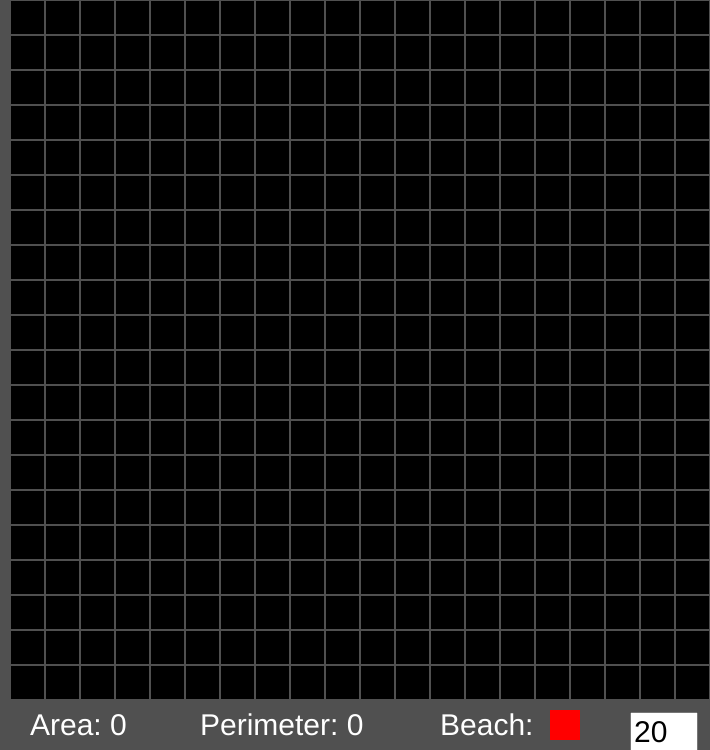
Frame 1 (no input)
Frame 60 (no input): identical to frame 1, image omitted
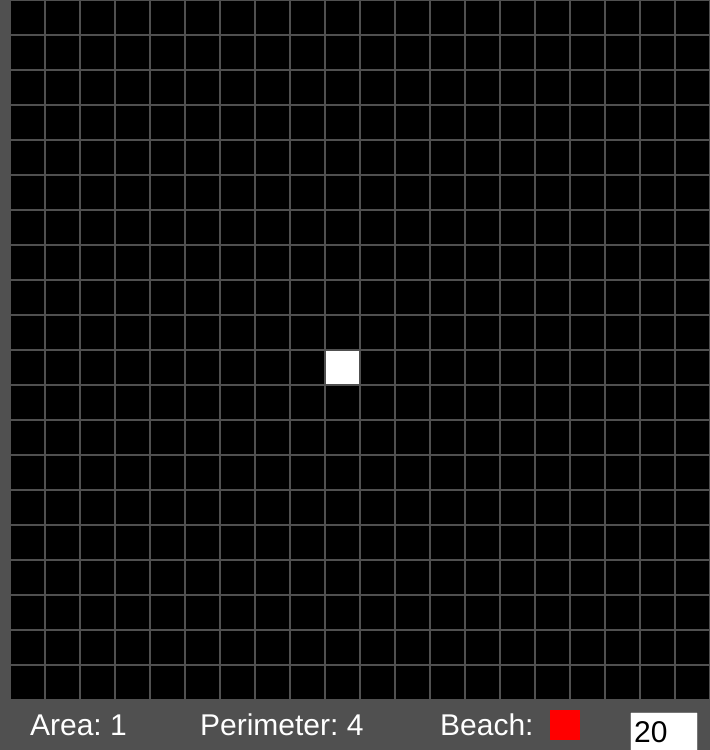
Frame 120 (the mouse pressed at the canvas centre since frame 60)

The p5.js sketch that drew these frames (run headless with seeded random() and noise() and a simulated clock; from frame 60 on, the mouse is pressed at the canvas centre):

// p5.js sketch
// ── sketch.js
let size = 20;

let size_input;

const screenSize = 700;

let city;


let drawing_mode;

let beach = false;


function setup() {
    createCanvas(screenSize + 10, screenSize + 50);

    size_input = createInput();
    size_input.position(630, 712);
    size_input.size(60);
    size_input.style('font-size', 30+'px');
    size_input.value("20");

    strokeWeight(0);
    textAlign(CORNER);

    console.log(width + "   " + height);

    city = new City(screenSize / size, screenSize / size, size, (0, 0, 0), (255, 255, 255), 1);
}



function draw() {
    background(80);
    city.draw(10, 0);

    textSize(30);
    fill(255, 255, 255)
    text("Area: " + city.get_area(), 30, 735);
    text("Perimeter: " + city.get_perimeter(beach), 200, 735);
    text("Beach: ", 440, 735);

    //Beach button
    if (beach) {
        fill(0, 255, 0);
        rect(550, 710, 30, 30);
    } else {
        fill(255, 0, 0);
        rect(550, 710, 30, 30);
    }

    //Beach
    if (beach) {
        fill(220, 220, 0);
        rect(0, 0, 10, 700);
    }
}


function mouseClicked() {
    //Beach button
    if (mouseX > 550 && mouseX < 580 && mouseY > 710 && mouseY < 740) {
        beach = !beach;
    }
}


function mousePressed() {
    let grid_coord = city.world_to_grid(mouseX - 10, mouseY);

    if (city.get_square(grid_coord[0], grid_coord[1])) {
        drawing_mode = false;
    } else {
        drawing_mode = true;
    }

    city.set_square(grid_coord[0], grid_coord[1], drawing_mode);
}

function mouseDragged() {
    let grid_coord = city.world_to_grid(mouseX - 10, mouseY);

    city.set_square(grid_coord[0], grid_coord[1], drawing_mode);
}


function keyPressed() {
    //Move around
    if (keyCode === RIGHT_ARROW) {
        city.shift_grid(1, 0);
    }
    if (keyCode === LEFT_ARROW) {
        city.shift_grid(-1, 0);
    }
    if (keyCode === UP_ARROW) {
        city.shift_grid(0, -1);
    }
    if (keyCode === DOWN_ARROW) {
        city.shift_grid(0, 1);
    }

    //Change size
    if (keyCode == ENTER) {
        size = parseInt(size_input.value());

        city = new City(screenSize / size, screenSize / size, size, (0, 0, 0), (255, 255, 255), 1);
    }
}
// ── city.js
class City {
    constructor(width, height, size, background_color, color, outline_weight) {
        this.w = width;
        this.h = height;
        this.size = size;
        this.b_color = background_color;
        this.color = color;
        this.outline = outline_weight;

        this.reset();
    }

    reset() {
        this.grid = [];
        for (let y = 0; y < this.size; y++) {
            this.grid.push([]);
            for (let x = 0; x < this.size; x++) {
                this.grid[y].push(false);
            }
        }
    }


    draw(city_x, city_y) {
        push();
        strokeWeight(0);
        rectMode(CORNER);
        for (let y = 0; y < this.size; y++) {
            for (let x = 0; x < this.size; x++) {
                if (this.grid[y][x]) {
                    fill(this.color);
                    rect(city_x + this.w * x + this.outline, city_y + this.h * y + this.outline, this.w - 2*this.outline, this.h - 2*this.outline);
                } else {
                    fill(this.b_color);
                    rect(city_x + this.w * x + this.outline, city_y + this.h * y + this.outline, this.w - 2*this.outline, this.h - 2*this.outline);
                }
            }
        }
        pop();
    }

    set_square(x, y, state) {
        this.grid[y][x] = state;
    }

    get_square(x, y) {
        return this.grid[y][x];
    }

    world_to_grid(x, y) {
        let grid_x = Math.floor(x / this.w);
        let grid_y = Math.floor(y / this.h);

        return [grid_x, grid_y];
    }

    shift_grid(x, y) {
        if (x < 0) {
            x = -x;
            while (x > 0) {
                x -= 1;
                for (let y_index = 0; y_index < this.size; y_index++) {
                    let buffer = this.grid[y_index].shift();
                    this.grid[y_index].push(buffer);
                }
            }
        } else {
            while (x > 0) {
                x -= 1;
                for (let y_index = 0; y_index < this.size; y_index++) {
                    let buffer = this.grid[y_index].pop();
                    this.grid[y_index].unshift(buffer);
                }
            }
        }
        
        if (y < 0) {
            y = -y;
            while (y > 0) {
                y -= 1;
                let buffer = this.grid.shift();
                this.grid.push(buffer);
            }
        } else {
            while (y > 0) {
                y -= 1;
                let buffer = this.grid.pop();
                this.grid.unshift(buffer);
            }
        }
        
    }

    get_area() {
        let area = 0;
        for (let y = 0; y < this.size; y++) {
            for (let x = 0; x < this.size; x++) {
                if (this.grid[y][x]) {
                    area++;
                }
            }
        }

        return area;
    }

    get_perimeter(beach) {
        let perimeter = 0;

        for (let y = 0; y < this.size; y++) {
            for (let x = 0; x < this.size; x++) {
                if (this.grid[y][x]) {
                    if (x+1 < this.size) {
                        if (this.grid[y][x+1] == false) {
                            perimeter++;
                        }
                    } else {
                        perimeter++;
                    }
                    if (x > 0) {
                        if (this.grid[y][x-1] == false) {
                            perimeter++;
                        }
                    } else {
                        if (beach == false) {
                            perimeter++;
                        }
                    }
                    if (y+1 < size) {
                        if (this.grid[y+1][x] == false) {
                            perimeter++;
                        }
                    } else {
                        perimeter++;
                    }
                    if (y > 0) {
                        if (this.grid[y-1][x] == false) {
                            perimeter++;
                        }
                    } else {
                        perimeter++;
                    }
                }
            }
        }

        return perimeter;
    }
}
